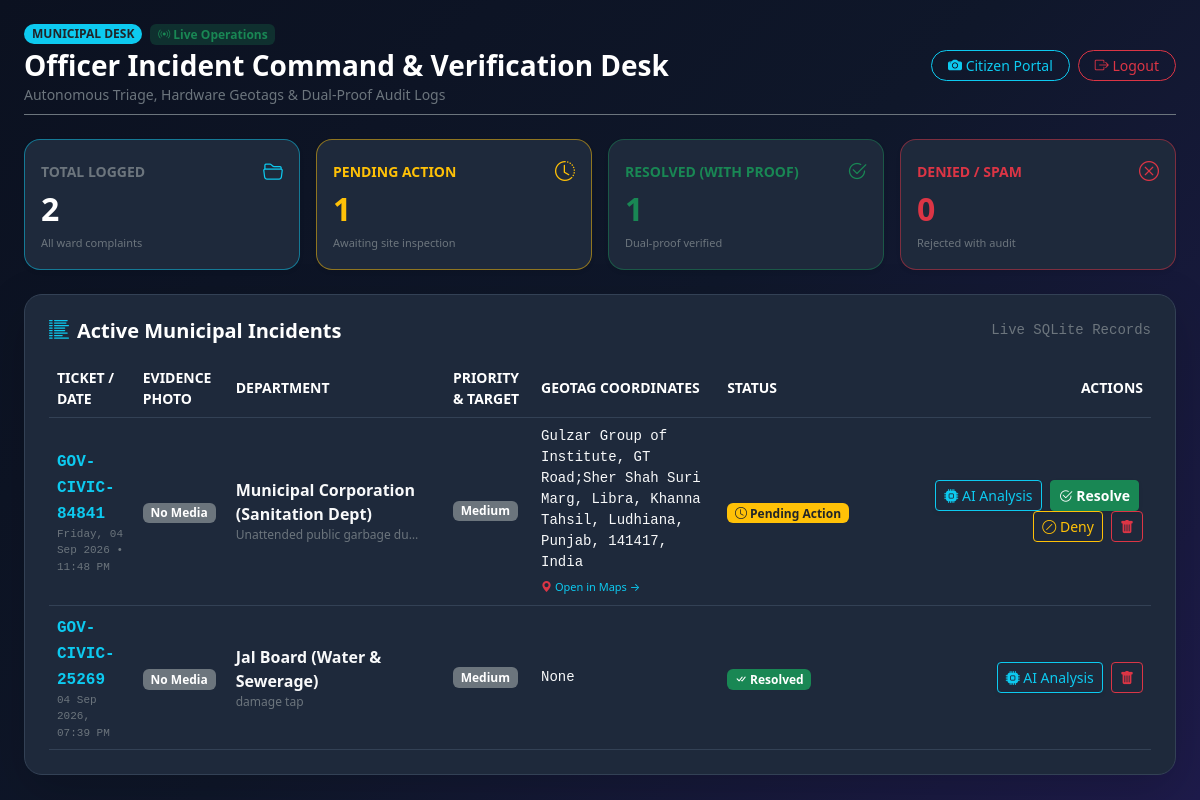
The app's page /dashboard (signed in), older data.
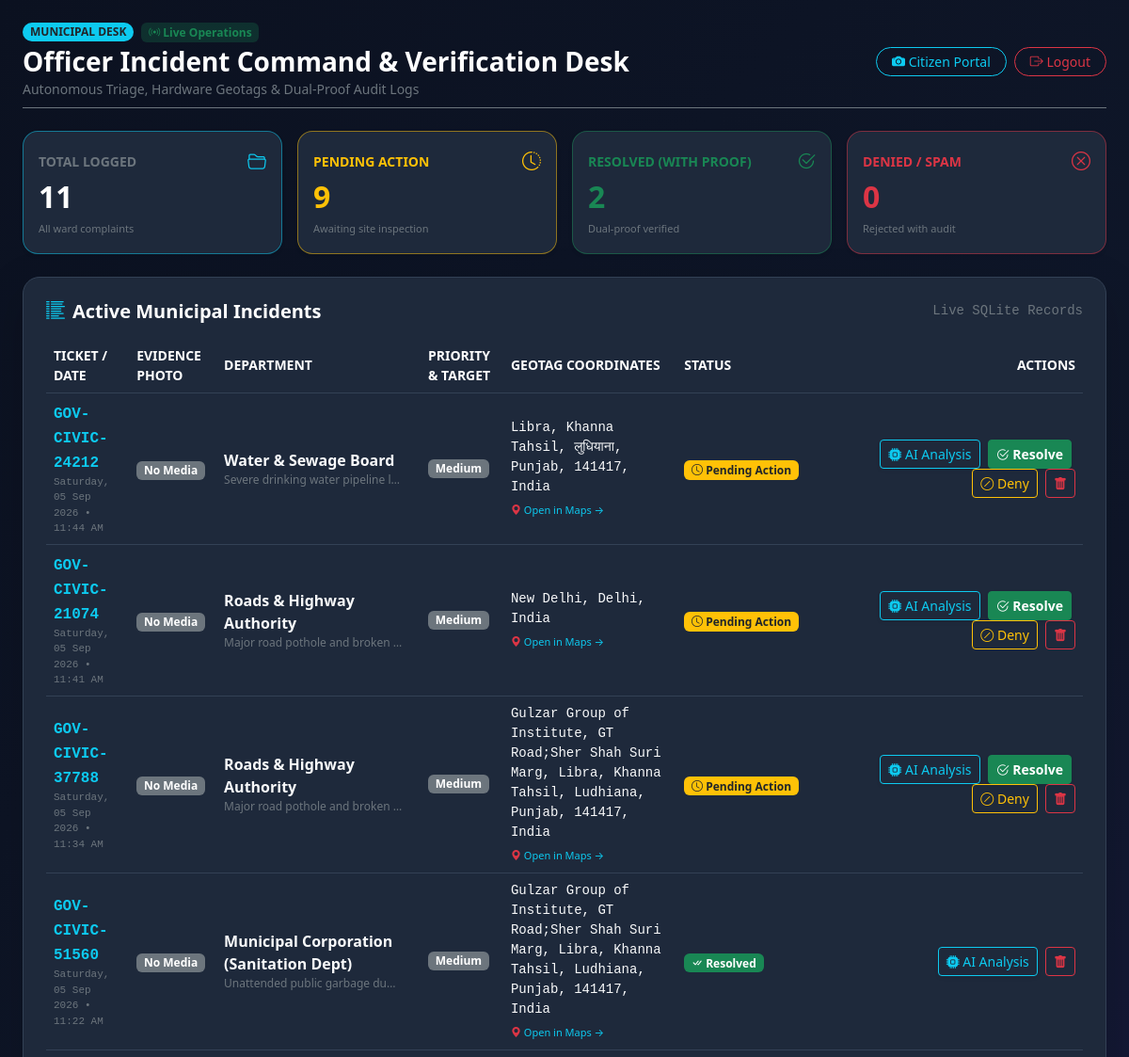
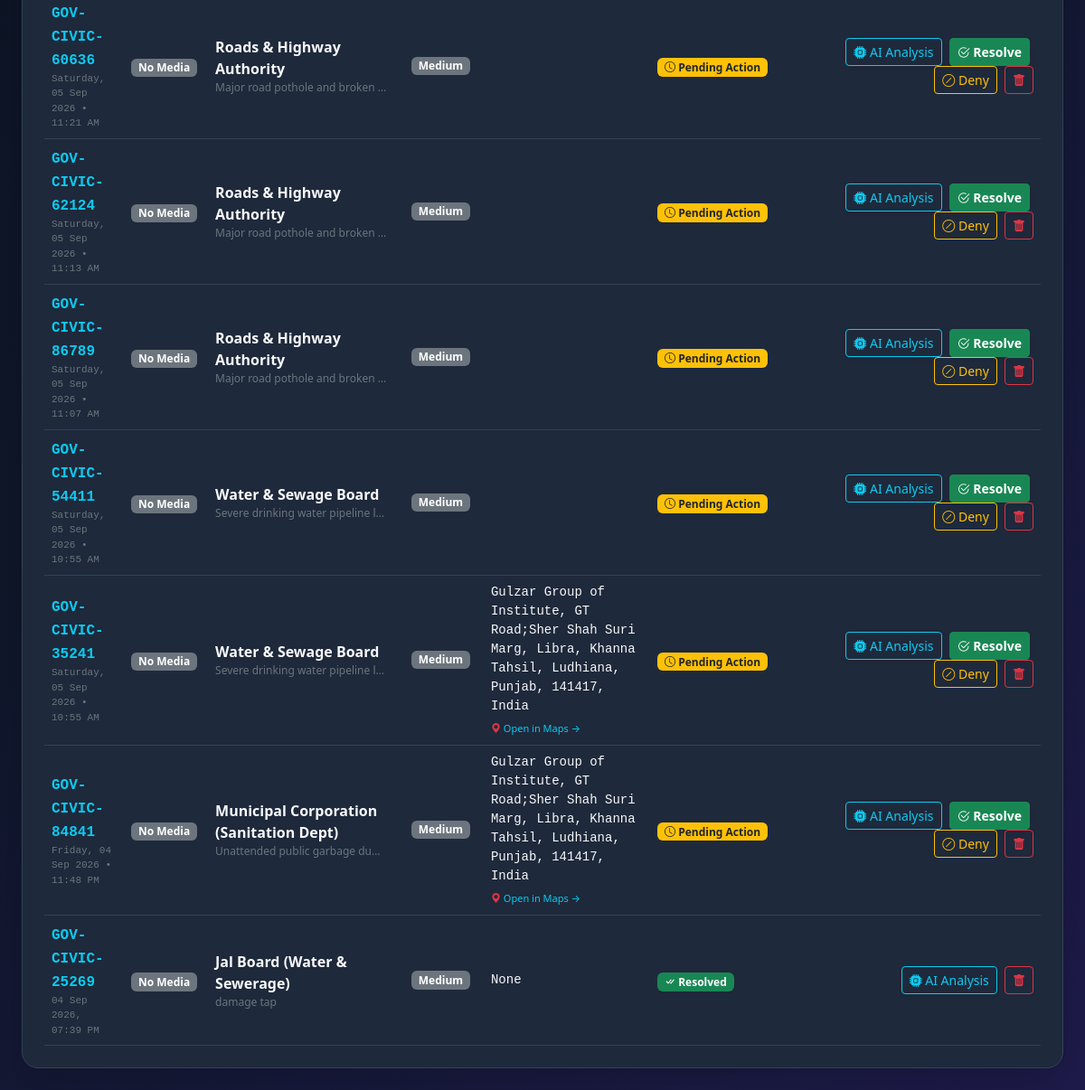
The same page, newer data (2 pictures, top to bottom).
### tables this page shows
CREATE TABLE complaints (
            id INTEGER PRIMARY KEY AUTOINCREMENT,
            ticket_id TEXT,
            description TEXT,
            priority TEXT,
            department TEXT,
            image_name TEXT,
            status TEXT,
            created_at TEXT
        , resolution_image TEXT, media_name TEXT, media_type TEXT, resolution_media TEXT, resolution_media_type TEXT, reject_reason TEXT, location TEXT, map_url TEXT, user_id INTEGER, gov_dept_id TEXT);

### app.py (the view)
@app.route('/dashboard')
def dashboard():
    if not session.get('logged_in'):
        return redirect(url_for('login'))
    conn = sqlite3.connect(DB_FILE)
    conn.row_factory = sqlite3.Row
    cur = conn.cursor()
    cur.execute("SELECT * FROM complaints ORDER BY id DESC")
    complaints = cur.fetchall()
    total = len(complaints)
    pending = sum(1 for c in complaints if c['status'] in ['Pending Review', 'Pending Action', 'Pending'])
    resolved = sum(1 for c in complaints if c['status'] == 'Resolved')
    denied = sum(1 for c in complaints if c['status'] == 'Denied')
    conn.close()
    return render_template('dashboard.html', complaints=complaints, total=total, pending=pending, resolved=resolved, denied=denied)

### templates/dashboard.html (shortened to what this page needs)
<!DOCTYPE html>
<html lang="en">
<head>
    <link href="https://cdn.jsdelivr.net/npm/bootstrap@5.3.3/dist/css/bootstrap.min.css" rel="stylesheet">
    <link rel="stylesheet" href="https://cdn.jsdelivr.net/npm/bootstrap-icons@1.11.3/font/bootstrap-icons.min.css">
</head>
<body class="py-4">
<div class="container-fluid px-4" style="max-width: 1400px;">
    <div class="d-flex justify-content-between align-items-center mb-4 pb-2 border-bottom border-secondary">
        <div>
            <div class="d-flex align-items-center gap-2 mb-1">
                <span class="badge bg-info text-dark fw-bold px-2 py-1 rounded-pill">MUNICIPAL DESK</span>
                <span class="badge bg-success bg-opacity-25 text-success small"><i class="bi bi-broadcast"></i> Live Operations</span>
            </div>
            <h3 class="fw-bold text-white mb-0">Officer Incident Command & Verification Desk</h3>
            <span class="text-secondary small">Autonomous Triage, Hardware Geotags & Dual-Proof Audit Logs</span>
        </div>
        <div class="d-flex gap-2">
            <a href="/" class="btn btn-outline-info btn-sm rounded-pill px-3">
                <i class="bi bi-camera-fill"></i> Citizen Portal
            </a>
            <a href="/logout" class="btn btn-outline-danger btn-sm rounded-pill px-3">
                <i class="bi bi-box-arrow-right"></i> Logout
            </a>
        </div>
    </div>
    <div class="row g-3 mb-4">
        <div class="col-md-3 col-6">
            <div class="kpi-card p-3 shadow-sm border-info border-opacity-50">
                <div class="d-flex justify-content-between align-items-center mb-1">
                    <span class="text-secondary small fw-bold">TOTAL LOGGED</span>
                    <i class="bi bi-folder2-open text-info fs-5"></i>
                </div>
                <h2 class="fw-bold text-white mb-0">{{ total }}</h2>
                <span class="text-secondary" style="font-size: 11px;">All ward complaints</span>
            </div>
        </div>
        <div class="col-md-3 col-6">
            <div class="kpi-card p-3 shadow-sm border-warning border-opacity-50">
                <div class="d-flex justify-content-between align-items-center mb-1">
                    <span class="text-warning small fw-bold">PENDING ACTION</span>
                    <i class="bi bi-clock-history text-warning fs-5"></i>
                </div>
                <h2 class="fw-bold text-warning mb-0">{{ pending }}</h2>
                <span class="text-secondary" style="font-size: 11px;">Awaiting site inspection</span>
            </div>
        </div>
        <div class="col-md-3 col-6">
            <div class="kpi-card p-3 shadow-sm border-success border-opacity-50">
                <div class="d-flex justify-content-between align-items-center mb-1">
                    <span class="text-success small fw-bold">RESOLVED (WITH PROOF)</span>
                    <i class="bi bi-check2-circle text-success fs-5"></i>
                </div>
                <h2 class="fw-bold text-success mb-0">{{ resolved }}</h2>
                <span class="text-secondary" style="font-size: 11px;">Dual-proof verified</span>
            </div>
        </div>
        <div class="col-md-3 col-6">
            <div class="kpi-card p-3 shadow-sm border-danger border-opacity-50">
                <div class="d-flex justify-content-between align-items-center mb-1">
                    <span class="text-danger small fw-bold">DENIED / SPAM</span>
                    <i class="bi bi-x-circle text-danger fs-5"></i>
                </div>
                <h2 class="fw-bold text-danger mb-0">{{ denied }}</h2>
                <span class="text-secondary" style="font-size: 11px;">Rejected with audit</span>
            </div>
        </div>
    </div>
    <div class="portal-card p-4 shadow-lg">
        <div class="d-flex justify-content-between align-items-center mb-3">
            <h5 class="fw-bold text-white mb-0"><i class="bi bi-list-columns-reverse text-info me-2"></i>Active Municipal Incidents</h5>
            <span class="text-secondary small font-monospace">Live SQLite Records</span>
        </div>
        <div class="table-responsive">
            <table class="table table-dark align-middle mb-0">
                <thead>
                    <tr class="text-secondary text-uppercase small">
                        <th>Ticket / Date</th>
                        <th>Evidence Photo</th>
                        <th>Department</th>
                        <th>Priority & Target</th>
                        <th>Geotag Coordinates</th>
                        <th>Status</th>
                        <th class="text-end" style="min-width: 290px;">Actions</th>
                    </tr>
                </thead>
                <tbody>
                    {% for c in complaints %}
                    <tr>
                        <td>
                            <strong class="text-info font-monospace">{{ c['ticket_id'] }}</strong>
                            <div class="text-secondary font-monospace" style="font-size: 11px;">{{ c['created_at'] }}</div>
                        </td>
                        <td>
                            {% if c['image_data'] and c['image_data']|length > 30 %}
                            <img src="{{ c['image_data'] }}" class="evidence-thumb shadow" alt="Evidence" onclick="showImageModal('{{ c['image_data'] }}', '{{ c['ticket_id'] }}')">
                            {% else %}
                            <span class="badge bg-secondary">No Media</span>
                            {% endif %}
                        </td>
                        <td>
                            <div class="fw-semibold text-light">{{ c['department'] }}</div>
                            <div class="text-secondary text-truncate" style="max-width: 190px; font-size: 12px;">{{ c['description'] }}</div>
                        </td>
                        <td>
                            {% if c['priority'] == 'Critical' %}
                            <span class="badge bg-danger mb-1"><i class="bi bi-lightning-fill"></i> Critical</span>
                            {% elif c['priority'] == 'High' %}
                            <span class="badge bg-warning text-dark mb-1">High</span>
                            {% else %}
                            <span class="badge bg-secondary mb-1">Medium</span>
                            {% endif %}
                        </td>
                        <td>
                            <div class="font-monospace text-light small">{{ c['location'] }}</div>
                            {% if c['location'] and ',' in c['location'] %}
                            <a href="https://maps.google.com/?q={{ c['location'] }}" target="_blank" class="text-info text-decoration-none small" style="font-size: 11px;">
                                <i class="bi bi-geo-alt-fill text-danger"></i> Open in Maps &rarr;
                            </a>
                            {% endif %}
                        </td>
                        <td>
                            {% if c['status'] == 'Resolved' %}
                            <span class="badge bg-success"><i class="bi bi-check-all"></i> Resolved</span>
                            {% elif c['status'] == 'Denied' %}
                            <span class="badge bg-danger"><i class="bi bi-x-circle"></i> Denied</span>
                            {% else %}
                            <span class="badge bg-warning text-dark"><i class="bi bi-clock"></i> Pending Action</span>
                            {% endif %}
                        </td>
                        <td class="text-end">
                            <button class="btn btn-sm btn-outline-info px-2 py-1 me-1 shadow-sm"
                                    onclick="openAnalysisModal('{{ c['ticket_id'] }}', '{{ c['department'] }}', '{{ c['priority'] }}', '{{ c['description']|replace('\'', '\\\'') }}', '{{ c['deadline'] }}')">
                                <i class="bi bi-cpu-fill"></i> AI Analysis
                            </button>
                            {% if c['status'] not in ['Resolved', 'Denied'] %}
                            <button class="btn btn-sm btn-success fw-bold px-2 py-1 me-1 shadow-sm" onclick="openResolveModal('{{ c['ticket_id'] }}')">
                                <i class="bi bi-check2-circle"></i> Resolve
                            </button>
                            <button class="btn btn-sm btn-outline-warning px-2 py-1 me-1" onclick="openDenyModal('{{ c['ticket_id'] }}')">
                                <i class="bi bi-slash-circle"></i> Deny
                            </button>
                            {% endif %}
                            <button type="button" class="btn btn-sm btn-outline-danger px-2 py-1" onclick="openDeleteModal('{{ c['ticket_id'] }}')">
                                <i class="bi bi-trash-fill"></i>
                            </button>
                        </td>
                    </tr>
                    {% else %}
                    <tr>
                        <td colspan="7" class="text-center text-secondary py-4">No complaints recorded in database yet.</td>
                    </tr>
                    {% endfor %}
                </tbody>
            </table>
        </div>
    </div>
</div>
</body>
</html>

### templates/dashboard.html (style rules this page uses)
body { background: linear-gradient(135deg, #0b1120 0%, #0f172a 50%, #1e1b4b 100%); color: #f8fafc; font-family: system-ui, -apple-system, sans-serif; min-height: 100vh; }
.kpi-card { background: #1e293b; border: 1px solid #334155; border-radius: 16px; }
.portal-card { background: #1e293b; border: 1px solid #334155; border-radius: 18px; }
.table-dark { background-color: transparent !important; --bs-table-bg: transparent !important; }
.table-dark td, .table-dark th { border-color: #334155; vertical-align: middle; }

Row changes from the older to the newer data that the page shows:
added complaints: ticket_id "GOV-CIVIC-24212", created_at "Saturday, 05 Sep 2026 • 11:44 AM", department "Water & Sewage Board", description "Severe drinking water pipeline l…", priority "Medium", location "Libra, Khanna Tahsil, लुधियाना, Punjab, 141417, India", status "Pending" (drawn)
added complaints: ticket_id "GOV-CIVIC-21074", created_at "Saturday, 05 Sep 2026 • 11:41 AM", department "Roads & Highway Authority", description "Major road pothole and broken…", priority "Medium", location "New Delhi, Delhi, India", status "Pending" (drawn)
added complaints: ticket_id "GOV-CIVIC-37788", created_at "Saturday, 05 Sep 2026 • 11:34 AM", department "Roads & Highway Authority", description "Major road pothole and broken…", priority "Medium", location "Gulzar Group of Institute, GT Road;Sher Shah Suri Marg, Libra, Khanna Tahsil, Ludhiana, Punjab, 141417, India", status "Pending" (drawn)
added complaints: ticket_id "GOV-CIVIC-51560", created_at "Saturday, 05 Sep 2026 • 11:22 AM", department "Municipal Corporation (Sanitation Dept)", description "Unattended public garbage du…", priority "Medium", location "Gulzar Group of Institute, GT Road;Sher Shah Suri Marg, Libra, Khanna Tahsil, Ludhiana, Punjab, 141417, India", status "Resolved" (drawn)
added complaints: ticket_id "GOV-CIVIC-60636", created_at "Saturday, 05 Sep 2026 • 11:21 AM", department "Roads & Highway Authority", description "Major road pothole and broken…", priority "Medium", status "Pending" (drawn)
added complaints: ticket_id "GOV-CIVIC-62124", created_at "Saturday, 05 Sep 2026 • 11:13 AM", department "Roads & Highway Authority", description "Major road pothole and broken…", priority "Medium", status "Pending" (drawn)
added complaints: ticket_id "GOV-CIVIC-86789", created_at "Saturday, 05 Sep 2026 • 11:07 AM", department "Roads & Highway Authority", description "Major road pothole and broken…", priority "Medium", status "Pending" (drawn)
added complaints: ticket_id "GOV-CIVIC-54411", created_at "Saturday, 05 Sep 2026 • 10:55 AM", department "Water & Sewage Board", description "Severe drinking water pipeline l…", priority "Medium", status "Pending" (drawn)
added complaints: ticket_id "GOV-CIVIC-35241", created_at "Saturday, 05 Sep 2026 • 10:55 AM", department "Water & Sewage Board", description "Severe drinking water pipeline l…", priority "Medium", location "Gulzar Group of Institute, GT Road;Sher Shah Suri Marg, Libra, Khanna Tahsil, Ludhiana, Punjab, 141417, India", status "Pending" (drawn)
Text that changed along with them:
{{ total }}: "2" → "11"
{{ pending }}: "1" → "9"
{{ resolved }}: "1" → "2"
